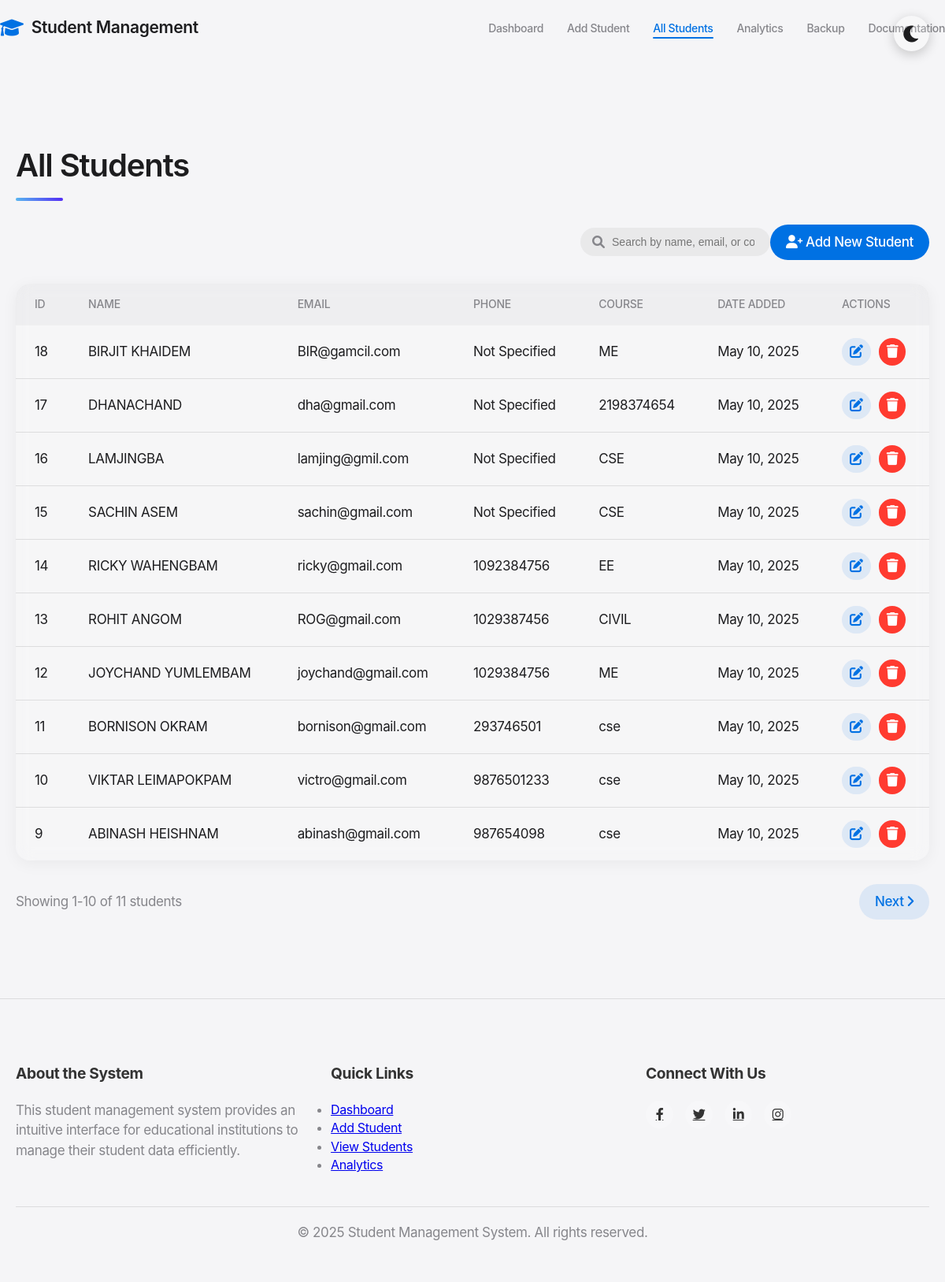
The app's page /view_students.php with its own data.
### tables this page shows
CREATE TABLE `students` (
  `id` int NOT NULL AUTO_INCREMENT,
  `name` varchar(100) NOT NULL,
  `email` varchar(100) NOT NULL,
  `phone` varchar(15) DEFAULT NULL,
  `course` varchar(50) DEFAULT NULL,
  `created_at` timestamp NULL DEFAULT CURRENT_TIMESTAMP,
  PRIMARY KEY (`id`)
);

### view_students.php (the view, shortened to what this page needs)
<?php
require_once 'config/db.php';
$limit = 10;
$page = isset($_GET['page']) ? (int)$_GET['page'] : 1;
$offset = ($page - 1) * $limit;
$sql = "SELECT * FROM students ORDER BY created_at DESC LIMIT ? OFFSET ?";
$stmt = $conn->prepare($sql);
$stmt->bind_param("ii", $limit, $offset);
$stmt->execute();
$result = $stmt->get_result();
$total_students = $conn->query("SELECT COUNT(*) AS total FROM students")->fetch_assoc()['total'];
$total_pages = ceil($total_students / $limit);
function formatDisplay($text) {
    return empty($text) ? 'Not Specified' : htmlspecialchars($text);
}
?>
<!DOCTYPE html>
<html lang="en">
<head>
    <link rel="stylesheet" href="assets/css/apple.css">
    <link rel="stylesheet" href="https://cdnjs.cloudflare.com/ajax/libs/font-awesome/6.0.0/css/all.min.css">
</head>
<body>
    <div class="theme-toggle" onclick="toggleAppleTheme()">
        <i id="theme-icon" class="fas fa-moon"></i>
    </div>
    <nav class="apple-nav apple-container">
        <a href="index.php" class="apple-nav-brand">
            <i class="fas fa-graduation-cap"></i>
            Student Management
        </a>
        <ul class="apple-nav-menu">
            <li class="apple-nav-item"><a href="index.php" class="apple-nav-link">Dashboard</a></li>
            <li class="apple-nav-item"><a href="add_student.php" class="apple-nav-link">Add Student</a></li>
            <li class="apple-nav-item"><a href="view_students.php" class="apple-nav-link active">All Students</a></li>
            <li class="apple-nav-item"><a href="analytics.php" class="apple-nav-link">Analytics</a></li>
            <li class="apple-nav-item"><a href="backup.php" class="apple-nav-link">Backup</a></li>
            <li class="apple-nav-item"><a href="documentation.php" class="apple-nav-link">Documentation</a></li>
        </ul>
    </nav>
    <div class="apple-container">
        <h1 class="apple-section-title">All Students</h1>
        <div class="apple-d-flex apple-justify-between apple-align-center" style="margin-bottom: 30px;">
            <div class="apple-search-container">
                <i class="fas fa-search apple-search-icon"></i>
                <input type="text" id="student-search" class="apple-search" placeholder="Search by name, email, or course...">
            </div>
            <a href="add_student.php" class="apple-btn">
                <i class="fas fa-user-plus"></i> Add New Student
            </a>
        </div>
        <div class="apple-table-container">
            <table class="apple-table">
                <thead>
                    <tr>
                        <th>ID</th>
                        <th>Name</th>
                        <th>Email</th>
                        <th>Phone</th>
                        <th>Course</th>
                        <th>Date Added</th>
                        <th>Actions</th>
                    </tr>
                </thead>
                <tbody>
                    <?php if ($result->num_rows > 0): ?>
                        <?php while ($row = $result->fetch_assoc()): ?>
                        <tr>
                            <td><?php echo htmlspecialchars($row['id']); ?></td>
                            <td><?php echo htmlspecialchars($row['name']); ?></td>
                            <td><?php echo htmlspecialchars($row['email']); ?></td>
                            <td><?php echo formatDisplay($row['phone']); ?></td>
                            <td><?php echo formatDisplay($row['course']); ?></td>
                            <td><?php echo date('M d, Y', strtotime($row['created_at'])); ?></td>
                            <td>
                                <div class="apple-d-flex apple-gap-10">
                                    <a href="edit_student.php?id=<?php echo $row['id']; ?>" class="apple-btn apple-btn-secondary" style="padding: 5px 10px;">
                                        <i class="fas fa-edit"></i>
                                    </a>
                                    <a href="javascript:void(0)" class="apple-btn apple-btn-danger" style="padding: 5px 10px;" onclick="showDeleteModal(<?php echo $row['id']; ?>, '<?php echo htmlspecialchars(addslashes($row['name']), ENT_QUOTES); ?>')">
                                        <i class="fas fa-trash"></i>
                                    </a>
                                </div>
                            </td>
                        </tr>
                        <?php endwhile; ?>
                    <?php else: ?>
                        <tr>
                            <td colspan="7" class="apple-text-center">No students found</td>
                        </tr>
                    <?php endif; ?>
                </tbody>
            </table>
        </div>
        <?php if ($total_pages > 1): ?>
        <div class="apple-d-flex apple-justify-between apple-align-center" style="margin-top: 30px;">
            <div>
                <p>Showing <?php echo min(($page - 1) * $limit + 1, $total_students); ?>-<?php echo min($page * $limit, $total_students); ?> of <?php echo $total_students; ?> students</p>
            </div>
            <div class="apple-d-flex apple-gap-10">
                <?php if ($page < $total_pages): ?>
                    <a href="?page=<?php echo $page + 1; ?>" class="apple-btn apple-btn-secondary">
                        Next <i class="fas fa-angle-right"></i>
                    </a>
                <?php endif; ?>
            </div>
        </div>
        <?php endif; ?>
    </div>
    <footer class="apple-footer">
        <div class="apple-container">
            <div class="apple-footer-content">
                <div class="footer-section">
                    <h4>About the System</h4>
                    <p>This student management system provides an intuitive interface for educational institutions to manage their student data efficiently.</p>
                </div>
                <div class="footer-section">
                    <h4>Quick Links</h4>
                    <ul>
                        <li><a href="index.php">Dashboard</a></li>
                        <li><a href="add_student.php">Add Student</a></li>
                        <li><a href="view_students.php">View Students</a></li>
                        <li><a href="analytics.php">Analytics</a></li>
                    </ul>
                </div>
                <div class="footer-section">
                    <h4>Connect With Us</h4>
                    <div class="social-links">
                        <a href="#"><i class="fab fa-facebook-f"></i></a>
                        <a href="#"><i class="fab fa-twitter"></i></a>
                        <a href="#"><i class="fab fa-linkedin-in"></i></a>
                        <a href="#"><i class="fab fa-instagram"></i></a>
                    </div>
                </div>
            </div>
            <div class="apple-footer-bottom">
                <p>&copy; <?php echo date('Y'); ?> Student Management System. All rights reserved.</p>
            </div>
        </div>
    </footer>
</body>
</html>

### view_students.php (style rules this page uses)
.theme-toggle { position: fixed; top: 20px; right: 20px; z-index: 1000; background: rgba(255, 255, 255, 0.2); border-radius: 50%; width: 45px; height: 45px; display: flex; align-items: center; justify-content: center; cursor: pointer; box-shadow: 0 4px 15px rgba(0, 0, 0, 0.2); }
table { width: 100%; border-collapse: separate; border-spacing: 0; background: rgba(255, 255, 255, 0.1); backdrop-filter: blur(10px); border-radius: 15px; overflow: hidden; }
th, td { padding: 15px; border: none; border-bottom: 1px solid rgba(255, 255, 255, 0.1); }
th { background-color: #4CAF50; color: white; }
.footer-section h4 { margin-bottom: 20px; font-size: 1.2em; color: #333; }
.social-links { display: flex; gap: 15px; }
.social-links a { width: 35px; height: 35px; border-radius: 50%; display: flex; align-items: center; justify-content: center; background: rgba(255, 255, 255, 0.2); color: #333; transition: all 0.3s ease; }

### records on screen
students: id "18", name "BIRJIT KHAIDEM", email "BIR@gamcil.com", phone "Not Specified", course "ME", created_at "May 10, 2025"
students: id "17", name "DHANACHAND", email "dha@gmail.com", phone "Not Specified", course "2198374654", created_at "May 10, 2025"
students: id "16", name "LAMJINGBA", email "lamjing@gmil.com", phone "Not Specified", course "CSE", created_at "May 10, 2025"
students: id "15", name "SACHIN ASEM", email "sachin@gmail.com", phone "Not Specified", course "CSE", created_at "May 10, 2025"
students: id "14", name "RICKY WAHENGBAM", email "ricky@gmail.com", phone "1092384756", course "EE", created_at "May 10, 2025"
students: id "13", name "ROHIT ANGOM", email "ROG@gmail.com", phone "1029387456", course "CIVIL", created_at "May 10, 2025"
students: id "12", name "JOYCHAND YUMLEMBAM", email "joychand@gmail.com", phone "1029384756", course "ME", created_at "May 10, 2025"
students: id "11", name "BORNISON OKRAM", email "bornison@gmail.com", phone "293746501", course "cse", created_at "May 10, 2025"
students: id "10", name "VIKTAR LEIMAPOKPAM", email "victro@gmail.com", phone "9876501233", course "cse", created_at "May 10, 2025"
students: id "9", name "ABINASH HEISHNAM", email "abinash@gmail.com", phone "987654098", course "cse", created_at "May 10, 2025"

### other values on screen
min(($page - 1) * $limit + 1, $total_students) "1"
min($page * $limit, $total_students) "10"
$total_students "11"
